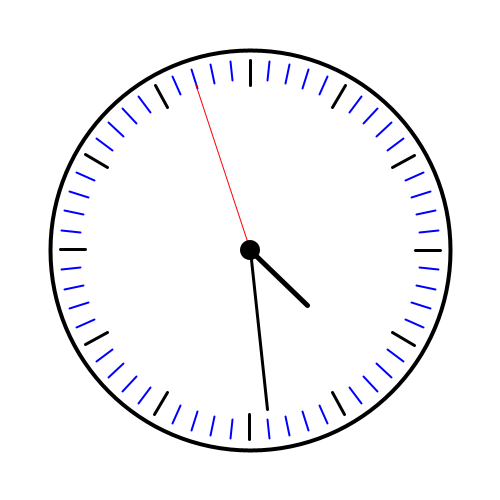
Frame 1 (no input)
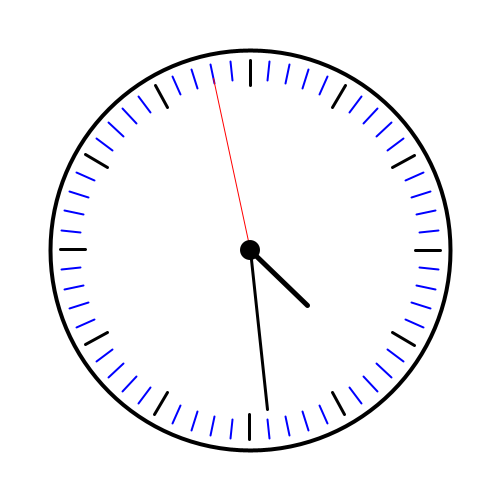
Frame 60 (the mouse pressed at the canvas centre just before this capture)
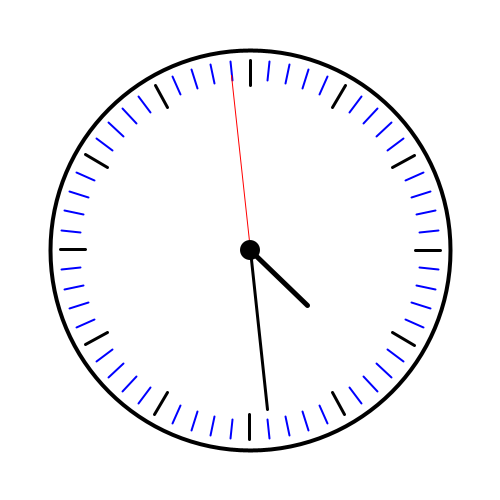
Frame 120 (the mouse held since frame 60 and released just before this capture)

The Processing sketch that drew these frames (run headless with seeded random() and noise(); from frame 60 on, the mouse is pressed at the canvas centre):

// Processing sketch: processing_145956
// ── processing_145956.pde

void setup() {
  size(500,500);
  smooth();
}

void draw() {
  background(255);

  pushMatrix(); // start clock face context
  translate(250,250);
  stroke(0);
  strokeWeight(4);
  noFill();
  ellipse(0,0,400,400);

  pushMatrix(); // start tick marks context
  for(int i=0; i<60; i++) {
    if(i%5==0) largeTick();
    else smallTick();
    rotate(radians(6));
  }
  popMatrix(); // end tick marks context

  pushMatrix(); // start secondHand context
  rotate(radians(6*second()-90));
  secondHand();
  popMatrix(); // end secondHand context

  pushMatrix(); // start minuteHand context
  rotate(radians(6*(minute()+second()/60.0)-90));
  minuteHand();
  popMatrix(); // end minuteHand context

  pushMatrix(); // start hourHand context
  rotate(radians(30*(hour()+minute()/60.0)-90));
  hourHand();
  popMatrix(); // end hourHand context

  // center button
  fill(0);
  noStroke();
  ellipse(0,0,20,20);

  popMatrix(); // end clock face context
}

void smallTick() {
  stroke(0,0,255);
  strokeWeight(2);
  line(170,0,190,0);
}

void largeTick() {
  stroke(0);
  strokeWeight(3);
  line(165,0,190,0);
}

void secondHand() {
  stroke(255,0,0);
  strokeWeight(1);
  line(0,0,175,0);
}

void minuteHand() {
  stroke(0);
  strokeWeight(3);
  line(0,0,160,0);
}

void hourHand() {
  stroke(0);
  strokeWeight(5);
  line(0,0,80,0);
}
